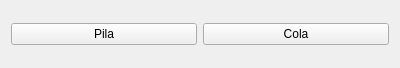
<?xml version="1.0" encoding="UTF-8"?>
<ui version="4.0">
 <class>Widget</class>
 <widget class="QWidget" name="Widget">
  <property name="geometry">
   <rect>
    <x>0</x>
    <y>0</y>
    <width>400</width>
    <height>68</height>
   </rect>
  </property>
  <property name="windowTitle">
   <string>Widget</string>
  </property>
  <layout class="QHBoxLayout" name="horizontalLayout">
   <item>
    <widget class="QPushButton" name="Pila">
     <property name="text">
      <string>Pila</string>
     </property>
    </widget>
   </item>
   <item>
    <widget class="QPushButton" name="Cola">
     <property name="text">
      <string>Cola</string>
     </property>
    </widget>
   </item>
  </layout>
 </widget>
 <layoutdefault spacing="6" margin="11"/>
 <resources/>
 <connections/>
</ui>
